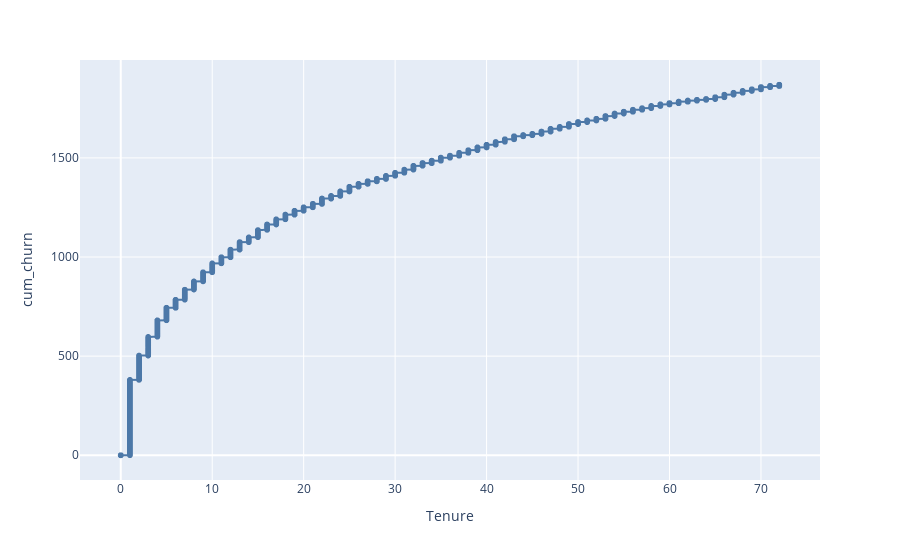

The notebook cell this image was saved under:
### Code cell
# plotting tenure against cumulative churn
cumtenure_fig = px.line(ten, x="tenure", y="cum_churn", markers=True,
                        labels={'churn_rate':'Cumulative Churn','tenure':'Tenure'},
                        color_discrete_sequence=px.colors.qualitative.T10
                       )
cumtenure_fig.show()

### Figure 1 — Plotly figure (JSON) as saved in the notebook; plotly's stock layout.template omitted (floating-point values rounded to 4 significant figures; data arrays with more than 128 entries replaced by an {"elided": "..."} marker saying what was removed)
{"data": [{"hovertemplate": "Tenure=%{x}<br>cum_churn=%{y}<extra></extra>", "legendgroup": "", "line": {"color": "#4C78A8", "dash": "solid"}, "marker": {"symbol": "circle"}, "mode": "markers+lines", "name": "", "showlegend": false, "type": "scattergl", "x": {"elided": "7043 int values"}, "xaxis": "x", "y": {"elided": "7043 int values"}, "yaxis": "y"}], "layout": {"autosize": true, "legend": {"tracegroupgap": 0}, "margin": {"t": 60}, "xaxis": {"anchor": "y", "autorange": true, "domain": [0, 1], "range": [-4.548, 76.55], "title": {"text": "Tenure"}, "type": "linear"}, "yaxis": {"anchor": "x", "autorange": true, "domain": [0, 1], "range": [-144.7, 2014.0], "title": {"text": "cum_churn"}, "type": "linear"}}}
